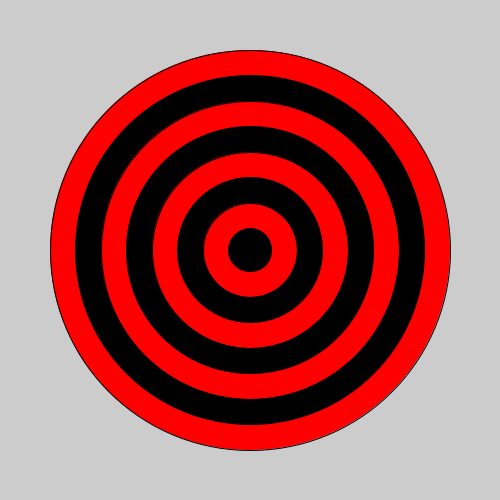
Frame 1 (no input)
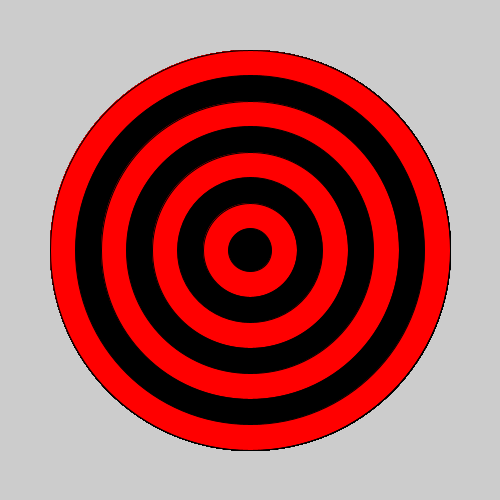
Frame 60 (the mouse pressed at the canvas centre just before this capture)
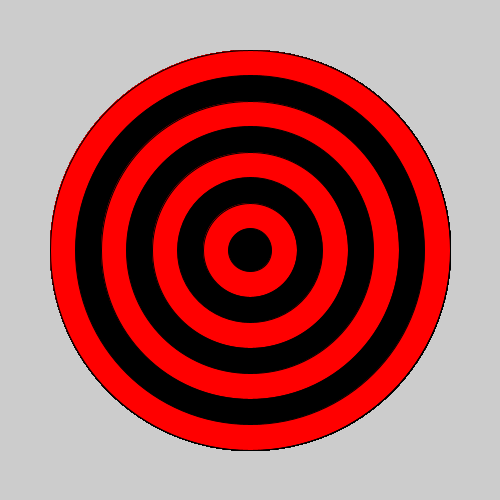
Frame 120 (the mouse held since frame 60 and released just before this capture)

The Processing sketch that drew these frames (run headless with seeded random() and noise(); from frame 60 on, the mouse is pressed at the canvas centre):

// Processing sketch: bullseye
// ── bullseye.pde

void setup() {
 
  // set the size of your sketch
  size(500, 500);
}

void draw() {
  
  //Starting with the largest ellipse, use a for loop to draw a bullseye with ellipses.
  //fill(#FF0000);
  for(int i = 400; i > 0; i-=51) {
    if(i % 2 == 0) {
     fill(#FF0000);
    }
    else {
     fill(#000000); 
    }
  ellipse(250, 250, i, i);
  }
  //Use an if statement and remainder to alternate the color of your rings.
  
  
}
